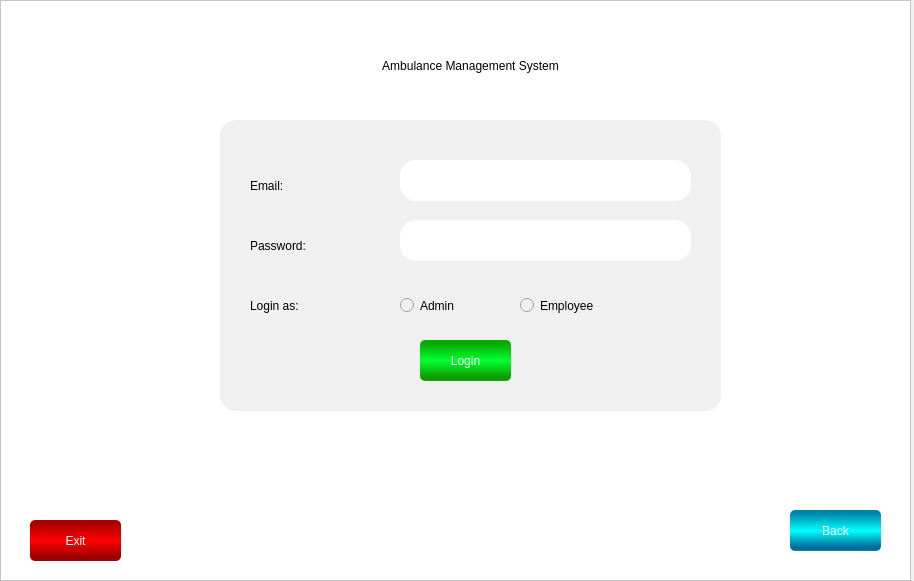
<?xml version="1.0" encoding="UTF-8"?>
<ui version="4.0">
 <class>MainWindow</class>
 <widget class="QMainWindow" name="MainWindow">
  <property name="geometry">
   <rect>
    <x>0</x>
    <y>0</y>
    <width>914</width>
    <height>581</height>
   </rect>
  </property>
  <property name="windowTitle">
   <string>MainWindow</string>
  </property>
  <widget class="QWidget" name="centralwidget">
   <widget class="QFrame" name="frame">
    <property name="geometry">
     <rect>
      <x>0</x>
      <y>0</y>
      <width>911</width>
      <height>581</height>
     </rect>
    </property>
    <property name="styleSheet">
     <string notr="true">background-color: rgb(255, 255, 255);</string>
    </property>
    <property name="frameShape">
     <enum>QFrame::StyledPanel</enum>
    </property>
    <property name="frameShadow">
     <enum>QFrame::Raised</enum>
    </property>
    <widget class="QLabel" name="label">
     <property name="geometry">
      <rect>
       <x>380</x>
       <y>450</y>
       <width>161</width>
       <height>111</height>
      </rect>
     </property>
     <property name="text">
      <string/>
     </property>
     <property name="pixmap">
      <pixmap>Images/1.jpg</pixmap>
     </property>
     <property name="scaledContents">
      <bool>true</bool>
     </property>
    </widget>
    <widget class="QLabel" name="label_2">
     <property name="geometry">
      <rect>
       <x>170</x>
       <y>30</y>
       <width>601</width>
       <height>71</height>
      </rect>
     </property>
     <property name="styleSheet">
      <string notr="true">font: 75 28pt &quot;News706 BT&quot;;</string>
     </property>
     <property name="text">
      <string>Ambulance Management System</string>
     </property>
     <property name="alignment">
      <set>Qt::AlignCenter</set>
     </property>
    </widget>
    <widget class="QFrame" name="frame_2">
     <property name="geometry">
      <rect>
       <x>220</x>
       <y>120</y>
       <width>501</width>
       <height>291</height>
      </rect>
     </property>
     <property name="styleSheet">
      <string notr="true">background-color: rgb(240, 240, 240);
border-radius:16px;
</string>
     </property>
     <property name="frameShape">
      <enum>QFrame::StyledPanel</enum>
     </property>
     <property name="frameShadow">
      <enum>QFrame::Raised</enum>
     </property>
     <widget class="QPushButton" name="pushButton_2">
      <property name="geometry">
       <rect>
        <x>200</x>
        <y>220</y>
        <width>91</width>
        <height>41</height>
       </rect>
      </property>
      <property name="styleSheet">
       <string notr="true">font: 75 18pt &quot;News706 BT&quot;;
border-radius:5px;
color: rgb(255, 255, 255);
background-color: qlineargradient(spread:repeat, x1:1, y1:0, x2:1, y2:0.966, stop:0.0795455 rgba(9, 169, 0, 255), stop:0.522727 rgba(0, 255, 50, 255), stop:0.931818 rgba(15, 155, 0, 255));</string>
      </property>
      <property name="text">
       <string>Login</string>
      </property>
     </widget>
     <widget class="QLabel" name="label_3">
      <property name="geometry">
       <rect>
        <x>30</x>
        <y>50</y>
        <width>91</width>
        <height>31</height>
       </rect>
      </property>
      <property name="styleSheet">
       <string notr="true">font: 75 18pt &quot;News706 BT&quot;;</string>
      </property>
      <property name="text">
       <string>Email: </string>
      </property>
      <property name="alignment">
       <set>Qt::AlignLeading|Qt::AlignLeft|Qt::AlignVCenter</set>
      </property>
     </widget>
     <widget class="QLabel" name="label_4">
      <property name="geometry">
       <rect>
        <x>30</x>
        <y>110</y>
        <width>131</width>
        <height>31</height>
       </rect>
      </property>
      <property name="styleSheet">
       <string notr="true">font: 75 18pt &quot;News706 BT&quot;;</string>
      </property>
      <property name="text">
       <string>Password: </string>
      </property>
      <property name="alignment">
       <set>Qt::AlignLeading|Qt::AlignLeft|Qt::AlignVCenter</set>
      </property>
     </widget>
     <widget class="QLabel" name="label_5">
      <property name="geometry">
       <rect>
        <x>30</x>
        <y>170</y>
        <width>111</width>
        <height>31</height>
       </rect>
      </property>
      <property name="styleSheet">
       <string notr="true">font: 75 18pt &quot;News706 BT&quot;;</string>
      </property>
      <property name="text">
       <string>Login as: </string>
      </property>
      <property name="alignment">
       <set>Qt::AlignLeading|Qt::AlignLeft|Qt::AlignVCenter</set>
      </property>
     </widget>
     <widget class="QTextEdit" name="textEdit">
      <property name="geometry">
       <rect>
        <x>180</x>
        <y>40</y>
        <width>291</width>
        <height>41</height>
       </rect>
      </property>
      <property name="styleSheet">
       <string notr="true">QTextEdit{
background-color: rgb(255, 255, 255);
font: 75 16pt &quot;News706 BT&quot;;
}
QTextEdit:focus{
border: 1px solid #000000
}</string>
      </property>
     </widget>
     <widget class="QTextEdit" name="textEdit_2">
      <property name="geometry">
       <rect>
        <x>180</x>
        <y>100</y>
        <width>291</width>
        <height>41</height>
       </rect>
      </property>
      <property name="styleSheet">
       <string notr="true">QTextEdit{
background-color: rgb(255, 255, 255);
font: 75 16pt &quot;News706 BT&quot;;
}
QTextEdit:focus{
border: 1px solid #000000
}</string>
      </property>
     </widget>
     <widget class="QRadioButton" name="radioButton">
      <property name="geometry">
       <rect>
        <x>180</x>
        <y>170</y>
        <width>91</width>
        <height>31</height>
       </rect>
      </property>
      <property name="styleSheet">
       <string notr="true">font: 75 16pt &quot;News706 BT&quot;;</string>
      </property>
      <property name="text">
       <string>Admin</string>
      </property>
     </widget>
     <widget class="QRadioButton" name="radioButton_2">
      <property name="geometry">
       <rect>
        <x>300</x>
        <y>170</y>
        <width>121</width>
        <height>31</height>
       </rect>
      </property>
      <property name="styleSheet">
       <string notr="true">font: 75 16pt &quot;News706 BT&quot;;</string>
      </property>
      <property name="text">
       <string>Employee</string>
      </property>
     </widget>
    </widget>
    <widget class="QPushButton" name="pushButton_3">
     <property name="geometry">
      <rect>
       <x>790</x>
       <y>510</y>
       <width>91</width>
       <height>41</height>
      </rect>
     </property>
     <property name="styleSheet">
      <string notr="true">font: 75 18pt &quot;News706 BT&quot;;
border-radius:5px;
color: rgb(255, 255, 255);
background-color: qlineargradient(spread:repeat, x1:1, y1:0, x2:1, y2:0.966, stop:0.0795455 rgba(9, 169, 0, 255), stop:0.522727 rgba(0, 255, 50, 255), stop:0.931818 rgba(15, 155, 0, 255));
background-color: qlineargradient(spread:repeat, x1:1, y1:0, x2:1, y2:0.966, stop:0.0795455 rgba(0, 133, 169, 255), stop:0.522727 rgba(0, 255, 255, 255), stop:0.931818 rgba(0, 109, 155, 255));</string>
     </property>
     <property name="text">
      <string>Back</string>
     </property>
    </widget>
    <widget class="QPushButton" name="pushButton_4">
     <property name="geometry">
      <rect>
       <x>30</x>
       <y>520</y>
       <width>91</width>
       <height>41</height>
      </rect>
     </property>
     <property name="styleSheet">
      <string notr="true">font: 75 18pt &quot;News706 BT&quot;;
border-radius:5px;
color: rgb(255, 255, 255);
background-color: qlineargradient(spread:repeat, x1:1, y1:0, x2:1, y2:0.966, stop:0.0795455 rgba(169, 0, 0, 255), stop:0.522727 rgba(255, 0, 0, 255), stop:0.931818 rgba(155, 0, 0, 255));</string>
     </property>
     <property name="text">
      <string>Exit</string>
     </property>
    </widget>
   </widget>
  </widget>
 </widget>
 <resources/>
 <connections/>
</ui>
